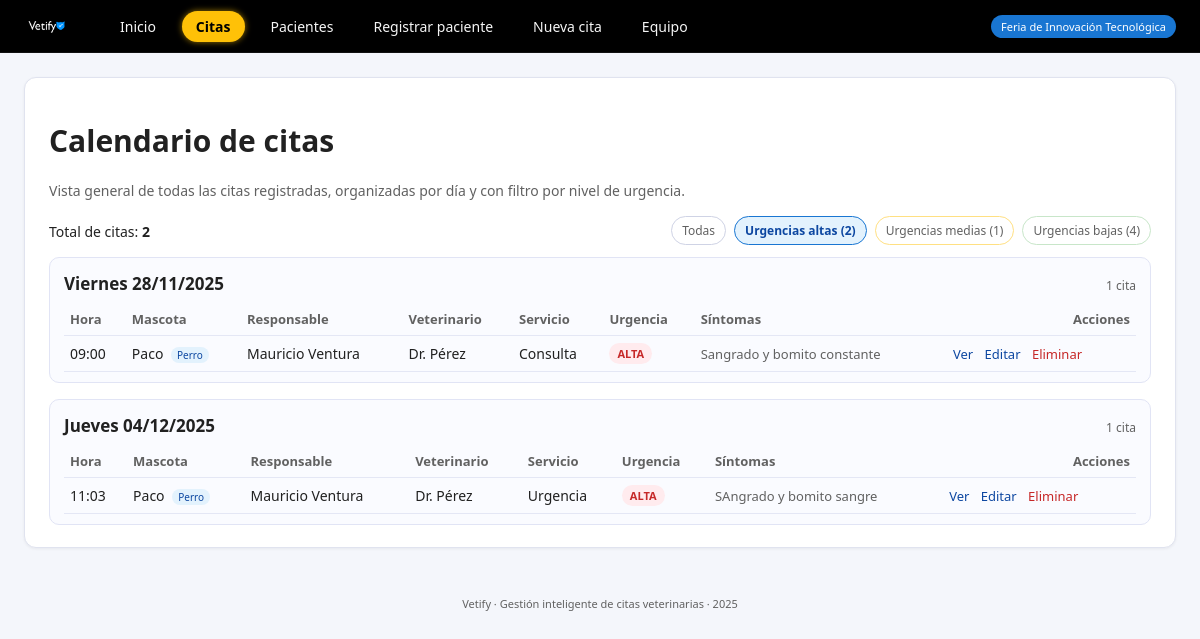
The page /citas?urg=alta on the database its author committed.
### tables this page shows
CREATE TABLE citas (
        id INTEGER PRIMARY KEY AUTOINCREMENT,
        mascota_id INTEGER NOT NULL,
        vet_id INTEGER NOT NULL,
        fecha_hora TEXT NOT NULL,
        tipo_servicio TEXT NOT NULL,
        sintomas TEXT,
        urgencia TEXT,
        estado TEXT NOT NULL DEFAULT 'pendiente',
        FOREIGN KEY (mascota_id) REFERENCES mascotas(id),
        FOREIGN KEY (vet_id) REFERENCES veterinarios(id)
    );

CREATE TABLE mascotas (
        id INTEGER PRIMARY KEY AUTOINCREMENT,
        nombre TEXT NOT NULL,
        tipo TEXT NOT NULL,
        raza TEXT,
        edad INTEGER,
        peso REAL,
        dueno_id INTEGER NOT NULL,
        FOREIGN KEY (dueno_id) REFERENCES duenos(id)
    );

CREATE TABLE duenos (
        id INTEGER PRIMARY KEY AUTOINCREMENT,
        nombre TEXT NOT NULL,
        telefono TEXT NOT NULL,
        correo TEXT NOT NULL
    );

CREATE TABLE veterinarios (
        id INTEGER PRIMARY KEY AUTOINCREMENT,
        nombre TEXT NOT NULL,
        especialidad TEXT NOT NULL,
        telefono TEXT NOT NULL
    );

### app.py (the view)
@app.route("/citas")
def citas():
    urgencia_filtro = request.args.get("urg", "todas").lower()
    citas = listar_citas_todas()
    counts = {"alta": 0, "media": 0, "baja": 0}
    for c in citas:
        urg = (c["urgencia"] or "").lower()
        if urg in counts:
            counts[urg] += 1
    if urgencia_filtro in ("alta", "media", "baja"):
        citas_filtradas = [c for c in citas if (c["urgencia"] or "").lower() == urgencia_filtro]
    else:
        citas_filtradas = citas
    total_citas = len(citas_filtradas)
    grupos = []
    current_date = None
    grupo_actual = None
    dias_semana = ["Lunes", "Martes", "Miércoles", "Jueves", "Viernes", "Sábado", "Domingo"]
    for c in citas_filtradas:
        fecha_iso = c["fecha_hora"][:10]  # YYYY-MM-DD
        if fecha_iso != current_date:
            current_date = fecha_iso
            dt = datetime.fromisoformat(fecha_iso)
            dia_nombre = dias_semana[dt.weekday()]
            fecha_label = f"{dia_nombre} {dt.day:02d}/{dt.month:02d}/{dt.year}"
            grupo_actual = {
                "fecha_iso": fecha_iso,
                "fecha_label": fecha_label,
                "items": []
            }
            grupos.append(grupo_actual)
        grupo_actual["items"].append(c)
    return render_template(
        "citas.html",
        grupos=grupos,
        total_citas=total_citas,
        counts=counts,
        urgencia_actual=urgencia_filtro
    )

### db.py (called while the page is built)
def get_connection():
    conn = sqlite3.connect(DB_NAME)
    conn.row_factory = sqlite3.Row  # acceder por nombre de columna
    return conn

### services.py (called while the page is built)
def listar_citas_todas():
    conn = get_connection()
    cur = conn.cursor()
    cur.execute("""
        SELECT c.id,
               c.fecha_hora,
               c.tipo_servicio,
               c.urgencia,
               c.sintomas,
               c.estado,
               m.nombre      AS mascota,
               m.tipo        AS tipo_mascota,
               d.nombre      AS dueno,
               v.nombre      AS vet,
               c.mascota_id  AS mascota_id,
               c.vet_id      AS vet_id
        FROM citas c
        JOIN mascotas m ON c.mascota_id = m.id
        JOIN duenos d   ON m.dueno_id = d.id
        JOIN veterinarios v ON c.vet_id = v.id
        ORDER BY c.fecha_hora;
    """)
    filas = cur.fetchall()
    conn.close()
    return filas

### templates/citas.html (shortened to what this page needs)
{% extends "base.html" %}
{% block content %}
<div class="card">
    <h1>Calendario de citas</h1>
    <p class="form-sub">
        Vista general de todas las citas registradas, organizadas por día y con filtro por nivel de urgencia.
    </p>
    <div class="calendar-toolbar">
        <div class="calendar-summary">
            <span class="calendar-total">Total de citas: <strong>{{ total_citas }}</strong></span>
        </div>
        <div class="calendar-filters">
            <a href="{{ url_for('citas') }}"
               class="urg-filter-chip {% if urgencia_actual == 'todas' %}active{% endif %}">
                Todas
            </a>
            <a href="{{ url_for('citas', urg='alta') }}"
               class="urg-filter-chip urg-alta-chip {% if urgencia_actual == 'alta' %}active{% endif %}">
                Urgencias altas ({{ counts['alta'] }})
            </a>
            <a href="{{ url_for('citas', urg='media') }}"
               class="urg-filter-chip urg-media-chip {% if urgencia_actual == 'media' %}active{% endif %}">
                Urgencias medias ({{ counts['media'] }})
            </a>
            <a href="{{ url_for('citas', urg='baja') }}"
               class="urg-filter-chip urg-baja-chip {% if urgencia_actual == 'baja' %}active{% endif %}">
                Urgencias bajas ({{ counts['baja'] }})
            </a>
        </div>
    </div>
    {% if grupos %}
        <div class="calendar-groups">
            {% for g in grupos %}
            <section class="calendar-day-card">
                <header class="calendar-day-header">
                    <h2>{{ g.fecha_label }}</h2>
                    <span class="calendar-day-count">
                        {{ g['items']|length }} cita{{ 's' if g['items']|length != 1 }}
                    </span>
                </header>
                <table class="table">
                    <thead>
                        <tr>
                            <th>Hora</th>
                            <th>Mascota</th>
                            <th>Responsable</th>
                            <th>Veterinario</th>
                            <th>Servicio</th>
                            <th>Urgencia</th>
                            <th>Síntomas</th>
                            <th style="text-align: right;">Acciones</th>
                        </tr>
                    </thead>
                    <tbody>
                        {% for c in g['items'] %}
                        {% set urg = (c['urgencia'] or '').lower() %}
                        <tr>
                            {% set dt = c['fecha_hora'] %}
                            <td>{{ dt[11:16] }}</td>
                            <td>{{ c['mascota'] }} <span class="badge-mini">{{ c['tipo_mascota'] }}</span></td>
                            <td>{{ c['dueno'] }}</td>
                            <td>{{ c['vet'] }}</td>
                            <td>{{ c['tipo_servicio'] }}</td>
                            <td class="urg-cell">
                                {% if urg == 'alta' %}
                                    <span class="urg-tag urg-alta">ALTA</span>
                                {% elif urg == 'media' %}
                                    <span class="urg-tag urg-media">MEDIA</span>
                                {% elif urg == 'baja' %}
                                    <span class="urg-tag urg-baja">BAJA</span>
                                {% else %}
                                    <span class="urg-tag">N/A</span>
                                {% endif %}
                            </td>
                            <td class="symptoms-cell">
                                {% if c['sintomas'] %}
                                    {% if c['sintomas']|length > 60 %}
                                        {{ c['sintomas'][:60] }}…
                                    {% else %}
                                        {{ c['sintomas'] }}
                                    {% endif %}
                                {% else %}
                                    <span class="symptoms-empty">Sin descripción</span>
                                {% endif %}
                            </td>
                            <td class="actions-cell">
                                <a class="link-button"
                                   href="{{ url_for('cita_detalle', cita_id=c['id']) }}">
                                    Ver
                                </a>
                                <a class="link-button"
                                   href="{{ url_for('cita_editar', cita_id=c['id']) }}">
                                    Editar
                                </a>
                                <form action="{{ url_for('cita_eliminar', cita_id=c['id']) }}"
                                      method="post"
                                      style="display:inline;"
                                      onsubmit="return confirm('¿Seguro que deseas eliminar esta cita?');">
                                    <button type="submit" class="link-button link-danger">
                                        Eliminar
                                    </button>
                                </form>
                            </td>
                        </tr>
                        {% endfor %}
                    </tbody>
                </table>
            </section>
            {% endfor %}
        </div>
    {% else %}
        <p>No hay citas registradas.</p>
    {% endif %}
</div>
{% endblock %}

### static/css/styles.css (style rules this page uses)
:root { --primary: #1976D2; --primary-dark: #0D47A1; --accent: #FFC107; --bg: #F4F6FB; --card-bg: #FFFFFF; --text-main: #212121; --text-soft: #616161; --border-soft: #E0E3EF; --danger: #C62828; --warning: #F9A825; --success: #2E7D32; }
* { box-sizing: border-box; font-family: "Segoe UI", system-ui, sans-serif; }
body { margin: 0; background: var(--bg); color: var(--text-main); font-size: 15px; }
.card { background: var(--card-bg); border-radius: 12px; border: 1px solid var(--border-soft); padding: 22px 24px; box-shadow: 0 1px 3px rgba(15, 23, 42, 0.06); }
.form-sub { font-size: 14px; color: var(--text-soft); margin-bottom: 16px; }
.table { width: 100%; border-collapse: collapse; font-size: 14px; margin-top: 8px; }
.table th, .table td { border-bottom: 1px solid #E4E7F5; padding: 7px 6px; text-align: left; }
.table th { font-size: 13px; color: var(--text-soft); }
.urg-cell { text-align: center; }
.urg-tag { display: inline-block; padding: 3px 8px; border-radius: 999px; font-size: 11px; font-weight: 600; }
.urg-alta { background: #FFEBEE; color: var(--danger); }
.symptoms-cell { font-size: 13px; color: var(--text-soft); max-width: 260px; }
.badge-mini { display: inline-block; margin-left: 4px; padding: 1px 6px; font-size: 10px; border-radius: 999px; background: #E3F2FD; color: var(--primary-dark); }
.calendar-toolbar { display: flex; justify-content: space-between; align-items: center; flex-wrap: wrap; gap: 10px; margin-bottom: 12px; }
.calendar-total { font-size: 14px; color: var(--text-main); }
.calendar-filters { display: flex; gap: 8px; flex-wrap: wrap; }
.urg-filter-chip { font-size: 12px; padding: 5px 10px; border-radius: 999px; border: 1px solid #CFD3E5; background: #FFFFFF; color: var(--text-soft); text-decoration: none; }
.urg-filter-chip.active { border-color: var(--primary); background: #E3F2FD; color: var(--primary-dark); font-weight: 600; }
.urg-alta-chip { border-color: #FFCDD2; }
.urg-media-chip { border-color: #FFE082; }
.urg-baja-chip { border-color: #C8E6C9; }
.calendar-groups { display: flex; flex-direction: column; gap: 16px; margin-top: 8px; }
.calendar-day-card { background: #FAFBFF; border-radius: 10px; border: 1px solid #E1E4F5; padding: 14px 14px 10px; }
.calendar-day-header { display: flex; justify-content: space-between; align-items: baseline; margin-bottom: 8px; }
.calendar-day-header h2 { margin: 0; font-size: 17px; }
.calendar-day-count { font-size: 12px; color: var(--text-soft); }
.actions-cell { text-align: right; white-space: nowrap; }
.link-button { background: none; border: none; padding: 0; margin: 0 4px; font-size: 13px; color: var(--primary-dark); cursor: pointer; text-decoration: none; }
.link-danger { color: var(--danger); }

### rows shown on the page
citas: fecha_hora "09:00", mascota "Paco", tipo_mascota "Perro", dueno "Mauricio Ventura", vet "Dr. Pérez", tipo_servicio "Consulta", sintomas "Sangrado y bomito constante"
citas: fecha_hora "11:03", mascota "Paco", tipo_mascota "Perro", dueno "Mauricio Ventura", vet "Dr. Pérez", tipo_servicio "Urgencia", sintomas "SAngrado y bomito sangre"

### other values the page prints
{{ total_citas }} "2"
{{ counts['alta'] }} "2"
{{ counts['media'] }} "1"
{{ counts['baja'] }} "4"
{{ g.fecha_label }} "Viernes 28/11/2025" "Jueves 04/12/2025"
{{ g['items']|length }} "1" "1"
